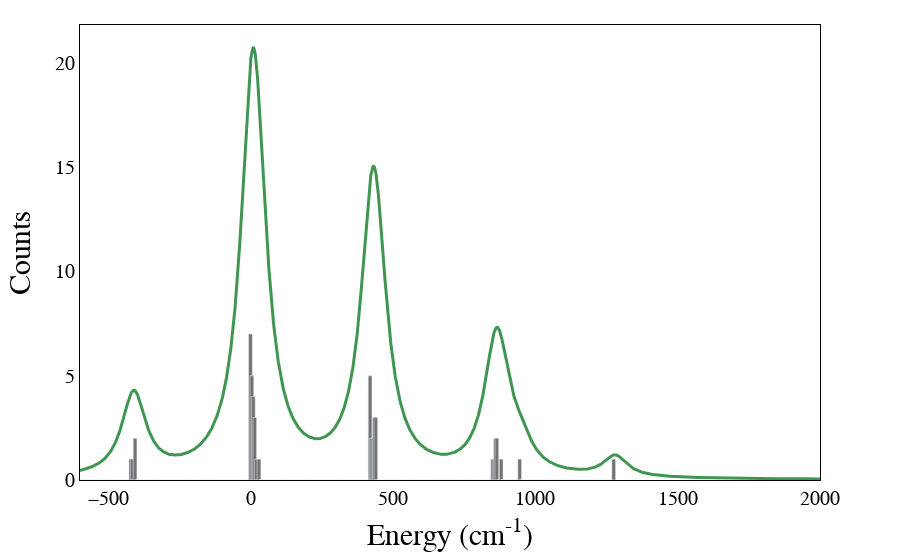

The cell this chart's notebook holds for it:
### Markdown cell above
For now I am leaving the original plotting from strawberryfields here, just to compare our plot with this one. In the final version this will be removed.

### Code cell
spectrum = plot.spectrum(e, xmin=-600, xmax=2000)
offline.iplot(spectrum)

### Figure 1 — Plotly figure (JSON) as saved in the notebook; plotly's stock layout.template omitted (floating-point values rounded to 4 significant figures; data arrays with more than 128 entries replaced by an {"elided": "..."} marker saying what was removed)
{"data": [{"marker": {"color": "#737373"}, "type": "bar", "width": 13, "x": {"elided": "509 float values"}, "y": {"elided": "508 int values"}}, {"line": {"color": "#3e9651", "width": 3}, "mode": "lines", "type": "scatter", "x": {"elided": "2600 float values"}, "y": {"elided": "2600 float values"}}], "layout": {"bargap": 0.04, "margin": {"t": 25}, "plot_bgcolor": "white", "showlegend": false, "xaxis": {"linecolor": "black", "mirror": true, "range": [-600, 2000], "showline": true, "tickfont": {"color": "black", "family": "Computer Modern", "size": 20}, "title": {"font": {"color": "black", "family": "Computer Modern", "size": 30}, "text": "Energy (cm<sup>-1</sup>)"}}, "yaxis": {"linecolor": "black", "mirror": true, "rangemode": "tozero", "showline": true, "tickfont": {"color": "black", "family": "Computer Modern", "size": 20}, "title": {"font": {"color": "black", "family": "Computer Modern", "size": 30}, "text": "Counts"}}}}
